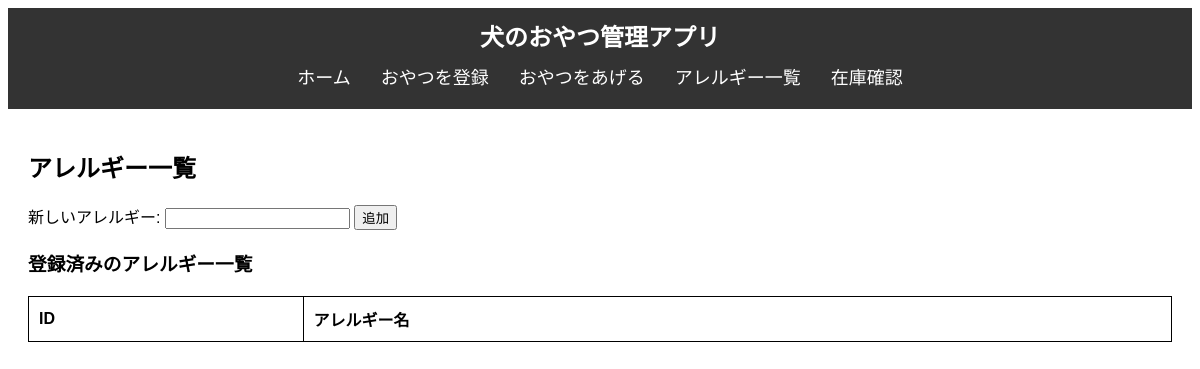
Before: /allergies with the older database file.
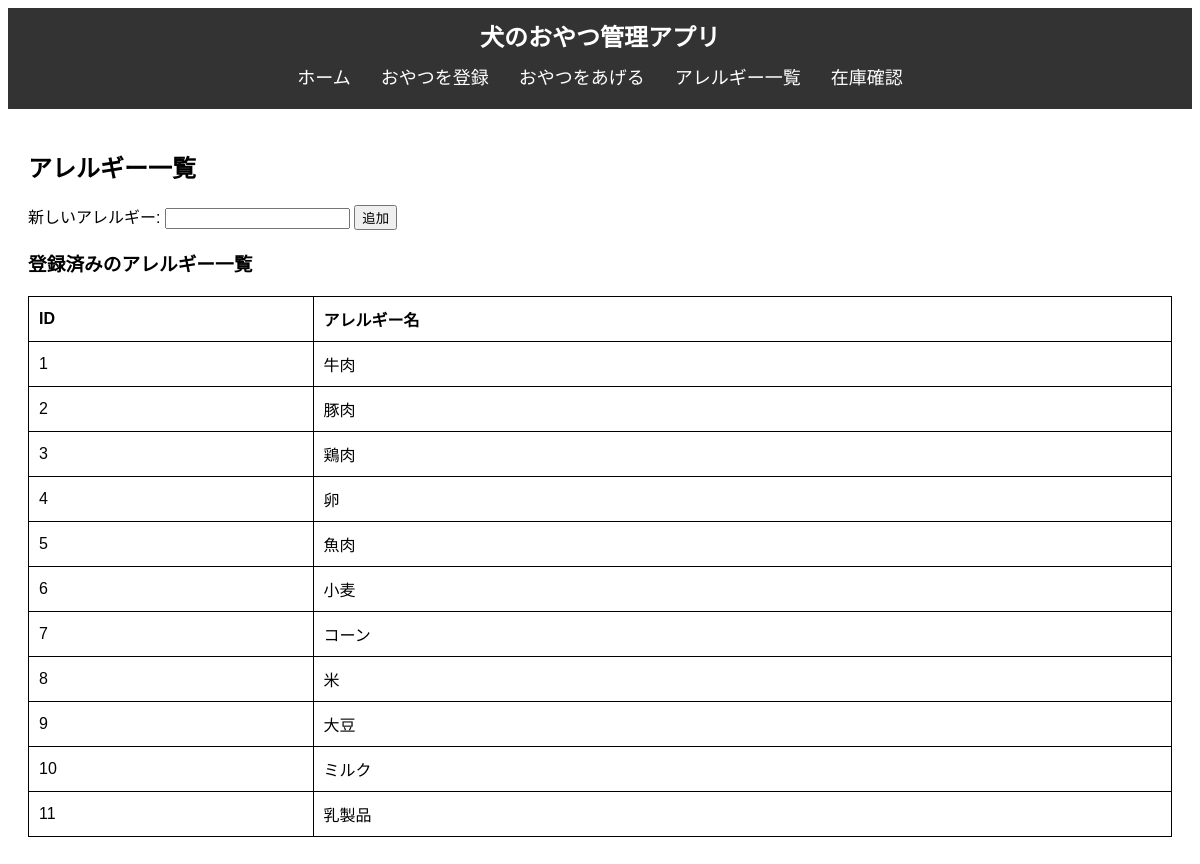
After: the same page with the newer database file.
### tables this page shows
CREATE TABLE allergies (
            id INTEGER PRIMARY KEY AUTOINCREMENT,
            name TEXT NOT NULL);

### app.py (the view)
@app.route('/allergies', methods=['GET', 'POST'])
def allergies():
    conn = get_db_connection()
    if request.method == 'POST':
        allergy_name = request.form['allergy_name']
        if allergy_name:  # 空のデータが送信されないようにチェック
            conn.execute('INSERT INTO allergies (name) VALUES (?)', (allergy_name,))
            conn.commit()
    allergies = conn.execute('SELECT id, name FROM allergies').fetchall()
    conn.close()
    return render_template('allergies.html', allergies=allergies)

### app.py (called while the page is built)
def get_db_connection():
    conn = sqlite3.connect('dog_treats.db')
    conn.row_factory = sqlite3.Row
    return conn

### templates/allergies.html
{% extends 'base.html' %}
{% block content %}
    <h2>アレルギー一覧</h2>
    <form method="POST" action="{{ url_for('allergies') }}">
        <label for="allergy_name">新しいアレルギー:</label>
        <input type="text" name="allergy_name" id="allergy_name" required>
        <button type="submit">追加</button>
    </form>
    <h3>登録済みのアレルギー一覧</h3>
    <table>
        <tr>
            <th>ID</th>
            <th>アレルギー名</th>
        </tr>
        {% for allergy in allergies %}
        <tr>
            <td>{{ allergy.id }}</td>
            <td>{{ allergy.name }}</td>
        </tr>
        {% endfor %}
    </table>
{% endblock %}

### templates/base.html (shortened to what this page needs)
<!DOCTYPE html>
<html lang="ja">
<head>
    <link rel="stylesheet" href="{{ url_for('static', filename='style.css') }}">
</head>
<body>
    <header>
        <h1>犬のおやつ管理アプリ</h1>
        <nav>
            <ul>
                <li><a href="{{ url_for('index') }}">ホーム</a></li>
                <li><a href="{{ url_for('add_snack') }}">おやつを登録</a></li>
                <li><a href="{{ url_for('give_snack') }}">おやつをあげる</a></li>
                <li><a href="{{ url_for('allergies') }}">アレルギー一覧</a></li>
                <li><a href="#">在庫確認</a></li>
            </ul>
        </nav>
    </header>
    <div class="content">
        {% block content %}{% endblock %}
    </div>
</body>
</html>

### static/style.css (style rules this page uses)
body { font-family: Arial, sans-serif; }
header { background-color: #333; color: white; padding: 10px 0; text-align: center; }
header h1 { margin: 0; font-size: 24px; }
nav ul { list-style: none; padding: 0; margin: 10px 0; display: flex; justify-content: center; }
nav ul li { margin: 0 15px; }
nav ul li a { color: white; text-decoration: none; font-size: 18px; }
.content { padding: 20px; }
table { width: 100%; border-collapse: collapse; margin-top: 20px; }
table, th, td { border: 1px solid black; }
th, td { padding: 10px; text-align: left; }

Changed rows visible on the page:
added allergies: id "1", name "牛肉"
added allergies: id "2", name "豚肉"
added allergies: id "3", name "鶏肉"
added allergies: id "4", name "卵"
added allergies: id "5", name "魚肉"
added allergies: id "6", name "小麦"
added allergies: id "7", name "コーン"
added allergies: id "8", name "米"
added allergies: id "9", name "大豆"
added allergies: id "10", name "ミルク"
added allergies: id "11", name "乳製品"
